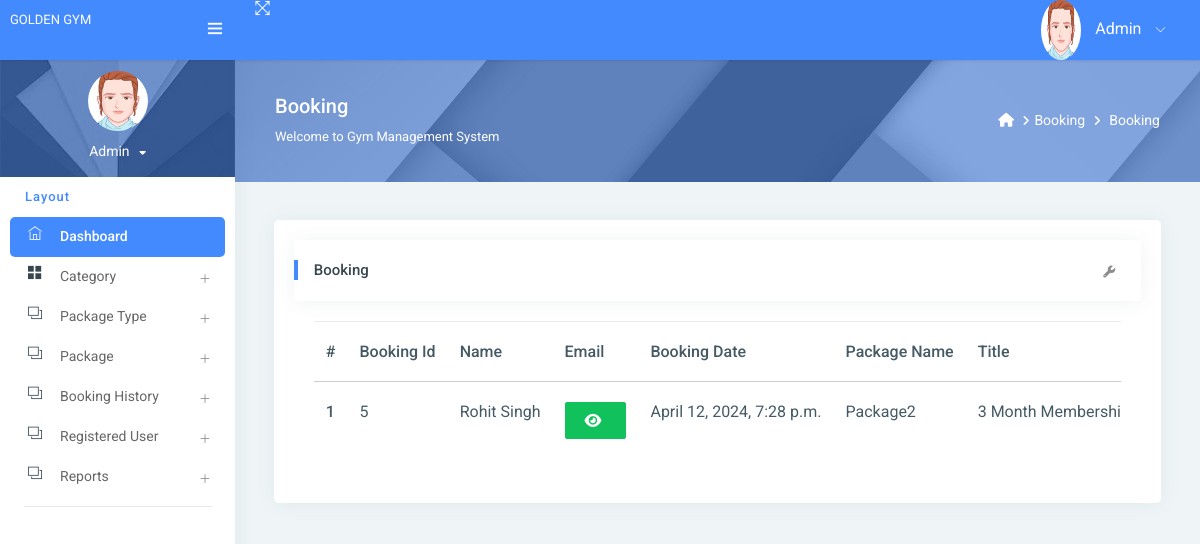
/new_booking/ (signed in), run on the app's committed database.
### gym/models.py (models this page shows, shortened)
class Booking(models.Model):
    package = models.ForeignKey(Package, on_delete=models.CASCADE, null=True, blank=True)
    register = models.ForeignKey(Signup, on_delete=models.CASCADE, null=True, blank=True)
    bookingnumber = models.CharField(max_length=100, null=True, blank=True)
    status = models.IntegerField(choices=STATUS, default=1)
    creationdate = models.DateTimeField(auto_now_add=True)

class Signup(models.Model):
    user = models.ForeignKey(User, on_delete=models.CASCADE, null=True)
    mobile = models.CharField(max_length=15, null=True)
    state = models.CharField(max_length=150, null=True)
    city = models.CharField(max_length=150, null=True)
    address = models.CharField(max_length=200, null=True)
    creationdate = models.DateTimeField(auto_now_add=True)

class Package(models.Model):
    category = models.ForeignKey(Category, on_delete=models.CASCADE, null=True)
    packagename = models.ForeignKey(Packagetype, on_delete=models.CASCADE, null=True)
    titlename = models.CharField(max_length=200, null=True)
    packageduration = models.CharField(max_length=50, null=True)
    price = models.CharField(max_length=200, null=True)
    description = models.CharField(max_length=200, null=True)
    creationdate = models.DateTimeField(auto_now_add=True)

class Packagetype(models.Model):
    category = models.ForeignKey(Category, on_delete=models.CASCADE, null=True)
    packagename = models.CharField(max_length=200, null=True)
    creationdate = models.DateTimeField(auto_now_add=True)
    def __str__(self):
        return self.packagename

### gym/views.py (the view)
# urls.py: path('new_booking/', new_booking, name='new_booking'),
@login_required(login_url='/admin_login/')
def new_booking(request):
    action = request.GET.get('action')
    data = Booking.objects.filter()
    if action == "New":
        data = data.filter(status="1")
    elif action == "Partial":
        data = data.filter(status="2")
    elif action == "Full":
        data = data.filter(status="3")
    elif action == "Total":
        data = data.filter()
    if request.user.is_staff:
        return render(request, "admin/new_booking.html", locals())
    else:
        return render(request, "booking_history.html", locals())

### gym/templates/admin/new_booking.html (shortened to what this page needs)
{% extends 'admin_base.html' %}
{% load static %}
{% block main %}
<link rel="stylesheet" href="https://cdnjs.cloudflare.com/ajax/libs/font-awesome/6.2.0/css/all.min.css" />
<div class="page-header">
    <div class="page-block">
        <div class="row align-items-center">
            <div class="col-md-8">
                <div class="page-header-title">
                    <h5 class="m-b-10">{{request.GET.action}} Booking</h5>
                    <p class="m-b-0">Welcome to Gym Management System</p>
                </div>
            </div>
            <div class="col-md-4">
                <ul class="breadcrumb-title">
                    <li class="breadcrumb-item">
                        <a href="{% url 'admin_home' %}"> <i class="fa fa-home"></i> </a>
                    </li>
                    <li class="breadcrumb-item"><a href="">Booking</a>
                    </li>
                    <li class="breadcrumb-item"><a href="">{{request.GET.action}} Booking</a>
                    </li>
                </ul>
            </div>
        </div>
    </div>
</div>
<div class="pcoded-inner-content">
    <div class="main-body">
        <div class="page-wrapper">
            <div class="page-body">
                <div class="row">
                    <div class="col-md-12">
                        <div class="card">
                            <div class="card-block">
                                <div class="card-header">
                                    <h5>{{request.GET.action}} Booking</h5>
                                    <div class="card-header-right">
                                        <ul class="list-unstyled card-option">
                                            <li><i class="fa fa fa-wrench open-card-option"></i></li>
                                        </ul>
                                    </div>
                                </div>
                                <div class="card-block table-border-style">
                                    <div class="table-responsive">
                                        <table class="table">
                                            <thead>
                                            <tr>
                                                <th>#</th>
                                                <th>Booking Id</th>
                                                <th>Name</th>
                                                <th>Email</th>
                                                <th>Booking Date</th>
                                                <th>Package Name</th>
                                                <th>Title</th>
                                            </tr>
                                            </thead>
                                            <tbody>
                                            {% for i in data %}
                                            <tr>
                                                <th scope="row">{{forloop.counter}}</th>
                                                <td>{{i.id}}</td>
                                                <td>{{i.register.user.first_name}} {{i.register.user.last_name}}</td>
                                                 <td><span id="email-{{forloop.counter}}" class="password">{{i.register.user.username}}</span>
                                                     <button type="button" class="btn btn-success" id="email-btn-{{forloop.counter}}" onclick="togglePassword('email-{{forloop.counter}}', this.id)"><i class="fa fa-eye"></i></button>
                                                 </td>
                                                 <td>{{i.creationdate}}</td>
                                                <td>{{i.package.packagename}}</td>
                                                <td>{{i.package.titlename}}</td>
                                            </tr>
                                            {% endfor %}
                                            </tbody>
                                        </table>
                                    </div>
                                </div>
                            </div>
                        </div>
                    </div>
                </div>
            </div>
        </div>
    </div>
</div>
{% endblock %}

### gym/templates/admin/new_booking.html (style rules this page uses)
.table-responsive { font-size:11px; }
td { padding:0px; }

### data on the page
Booking: id "5", register.user.first_name "Rohit", register.user.last_name "Singh", creationdate "April 12, 2024, 7:28 p.m.", package.packagename "Package2", package.titlename "3 Month…"
